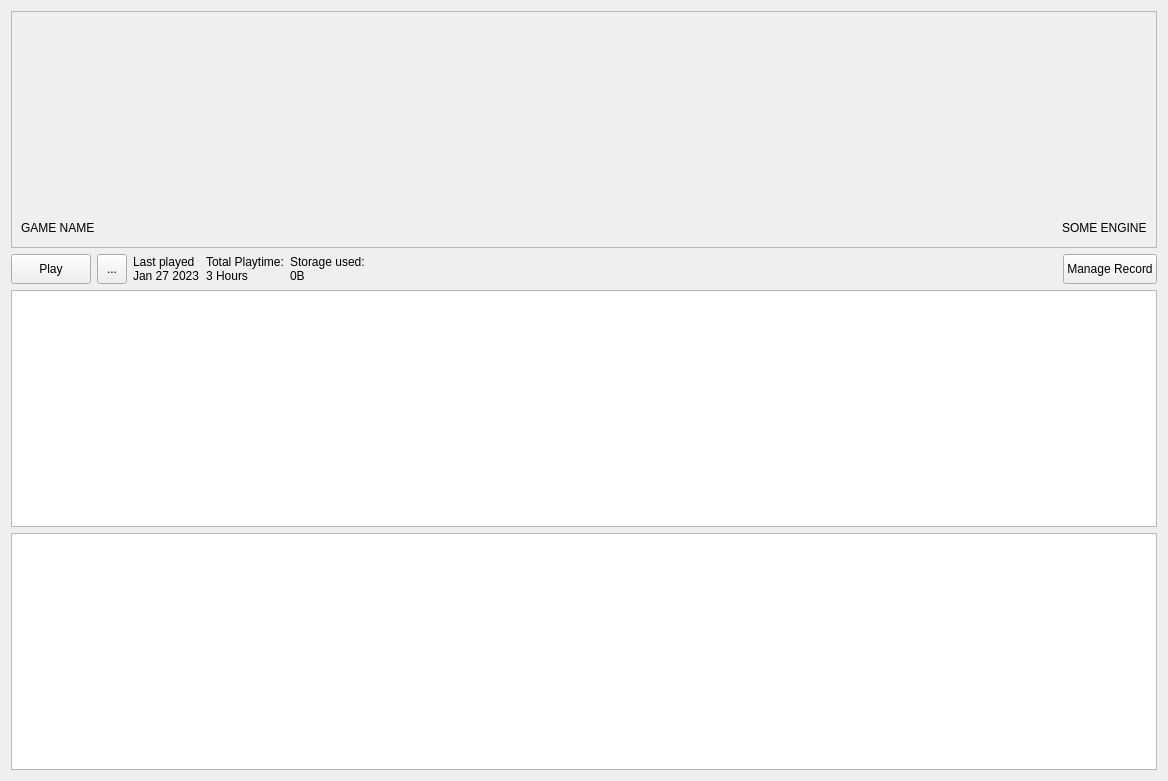
<?xml version="1.0" encoding="UTF-8"?>
<ui version="4.0">
 <class>DetailedRecordView</class>
 <widget class="QWidget" name="DetailedRecordView">
  <property name="geometry">
   <rect>
    <x>0</x>
    <y>0</y>
    <width>1168</width>
    <height>781</height>
   </rect>
  </property>
  <property name="windowTitle">
   <string>DetailedRecordView</string>
  </property>
  <layout class="QGridLayout" name="gridLayout_2">
   <item row="0" column="0" colspan="8">
    <widget class="QFrame" name="frame">
     <property name="frameShape">
      <enum>QFrame::StyledPanel</enum>
     </property>
     <property name="frameShadow">
      <enum>QFrame::Raised</enum>
     </property>
     <layout class="QGridLayout" name="gridLayout">
      <item row="1" column="3">
       <widget class="QLabel" name="lbGameEngine">
        <property name="sizePolicy">
         <sizepolicy hsizetype="Maximum" vsizetype="Maximum">
          <horstretch>0</horstretch>
          <verstretch>0</verstretch>
         </sizepolicy>
        </property>
        <property name="text">
         <string>SOME ENGINE</string>
        </property>
       </widget>
      </item>
      <item row="1" column="1">
       <widget class="QLabel" name="lbGameName">
        <property name="sizePolicy">
         <sizepolicy hsizetype="Maximum" vsizetype="Maximum">
          <horstretch>0</horstretch>
          <verstretch>0</verstretch>
         </sizepolicy>
        </property>
        <property name="text">
         <string>GAME NAME</string>
        </property>
       </widget>
      </item>
      <item row="1" column="2">
       <spacer name="horizontalSpacer">
        <property name="orientation">
         <enum>Qt::Horizontal</enum>
        </property>
        <property name="sizeHint" stdset="0">
         <size>
          <width>40</width>
          <height>20</height>
         </size>
        </property>
       </spacer>
      </item>
      <item row="0" column="1">
       <spacer name="verticalSpacer">
        <property name="orientation">
         <enum>Qt::Vertical</enum>
        </property>
        <property name="sizeHint" stdset="0">
         <size>
          <width>20</width>
          <height>40</height>
         </size>
        </property>
       </spacer>
      </item>
     </layout>
    </widget>
   </item>
   <item row="1" column="0">
    <widget class="QPushButton" name="btnPlay">
     <property name="minimumSize">
      <size>
       <width>80</width>
       <height>30</height>
      </size>
     </property>
     <property name="text">
      <string>Play</string>
     </property>
    </widget>
   </item>
   <item row="1" column="2">
    <widget class="QLabel" name="lbLastPlayed">
     <property name="minimumSize">
      <size>
       <width>30</width>
       <height>0</height>
      </size>
     </property>
     <property name="text">
      <string>Last played
Jan 27 2023</string>
     </property>
    </widget>
   </item>
   <item row="2" column="0" colspan="8">
    <widget class="QTextEdit" name="gameNotes"/>
   </item>
   <item row="1" column="3">
    <widget class="QLabel" name="lbTotalPlaytime">
     <property name="minimumSize">
      <size>
       <width>30</width>
       <height>0</height>
      </size>
     </property>
     <property name="text">
      <string>Total Playtime:
3 Hours</string>
     </property>
    </widget>
   </item>
   <item row="3" column="0" colspan="8">
    <widget class="QListView" name="previewList"/>
   </item>
   <item row="1" column="1">
    <widget class="QToolButton" name="tbSelectVersion">
     <property name="minimumSize">
      <size>
       <width>30</width>
       <height>30</height>
      </size>
     </property>
     <property name="text">
      <string>...</string>
     </property>
     <property name="icon">
      <iconset resource="../../resources.qrc">
       <normaloff>:/images/assets/dropdownicon.svg</normaloff>:/images/assets/dropdownicon.svg</iconset>
     </property>
    </widget>
   </item>
   <item row="1" column="7">
    <widget class="QPushButton" name="btnManageRecord">
     <property name="minimumSize">
      <size>
       <width>0</width>
       <height>30</height>
      </size>
     </property>
     <property name="text">
      <string>Manage Record</string>
     </property>
    </widget>
   </item>
   <item row="1" column="4">
    <widget class="QLabel" name="lbStorageUsed">
     <property name="minimumSize">
      <size>
       <width>30</width>
       <height>0</height>
      </size>
     </property>
     <property name="text">
      <string>Storage used:
0B</string>
     </property>
    </widget>
   </item>
   <item row="1" column="5">
    <spacer name="horizontalSpacer_2">
     <property name="orientation">
      <enum>Qt::Horizontal</enum>
     </property>
     <property name="sizeHint" stdset="0">
      <size>
       <width>40</width>
       <height>20</height>
      </size>
     </property>
    </spacer>
   </item>
  </layout>
 </widget>
 <resources>
  <include location="../../resources.qrc"/>
 </resources>
 <connections/>
</ui>
